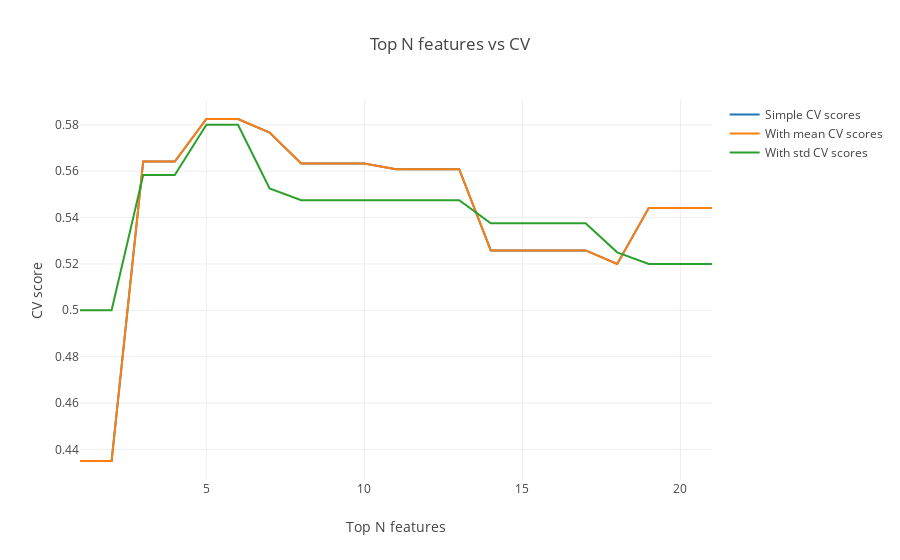

Notebook code cell kept with this figure:
### Code cell
data = [go.Scatter(
        x = list(range(1, eli5_weights.shape[0] + 1)),
        y = scores_dict['simple'],
        name = 'Simple CV scores'
    ), go.Scatter(
        x = list(range(1, eli5_weights.shape[0] + 1)),
        y = scores_dict['with_mean'],
        name = 'With mean CV scores'
    ), go.Scatter(
        x = list(range(1, eli5_weights.shape[0] + 1)),
        y = scores_dict['with_std'],
        name = 'With std CV scores'
    )]
layout = go.Layout(dict(title = "Top N features vs CV",
                  xaxis = dict(title = 'Top N features'),
                  yaxis = dict(title = 'CV score'),
                  ))
py.iplot(dict(data=data, layout=layout), filename='basic-line')

### Figure 1 — Plotly figure (JSON) as saved in the notebook; plotly's stock layout.template omitted (floating-point values rounded to 4 significant figures)
{"data": [{"name": "Simple CV scores", "type": "scatter", "uid": "eb39ba43-863a-4ff6-9bf6-05f0f7643f30", "x": [1, 2, 3, 4, 5, 6, 7, 8, 9, 10, 11, 12, 13, 14, 15, 16, 17, 18, 19, 20, 21], "y": [0.435, 0.435, 0.5642, 0.5642, 0.5825, 0.5825, 0.5767, 0.5633, 0.5633, 0.5633, 0.5608, 0.5608, 0.5608, 0.5258, 0.5258, 0.5258, 0.5258, 0.52, 0.5442, 0.5442, 0.5442]}, {"name": "With mean CV scores", "type": "scatter", "uid": "a37cfa36-6720-4177-9642-9371c1a33990", "x": [1, 2, 3, 4, 5, 6, 7, 8, 9, 10, 11, 12, 13, 14, 15, 16, 17, 18, 19, 20, 21], "y": [0.435, 0.435, 0.5642, 0.5642, 0.5825, 0.5825, 0.5767, 0.5633, 0.5633, 0.5633, 0.5608, 0.5608, 0.5608, 0.5258, 0.5258, 0.5258, 0.5258, 0.52, 0.5442, 0.5442, 0.5442]}, {"name": "With std CV scores", "type": "scatter", "uid": "34615d0b-91c9-435b-abf6-673142b89415", "x": [1, 2, 3, 4, 5, 6, 7, 8, 9, 10, 11, 12, 13, 14, 15, 16, 17, 18, 19, 20, 21], "y": [0.5, 0.5, 0.5583, 0.5583, 0.58, 0.58, 0.5525, 0.5475, 0.5475, 0.5475, 0.5475, 0.5475, 0.5475, 0.5375, 0.5375, 0.5375, 0.5375, 0.525, 0.52, 0.52, 0.52]}], "layout": {"title": {"text": "Top N features vs CV"}, "xaxis": {"title": {"text": "Top N features"}}, "yaxis": {"title": {"text": "CV score"}}}}
